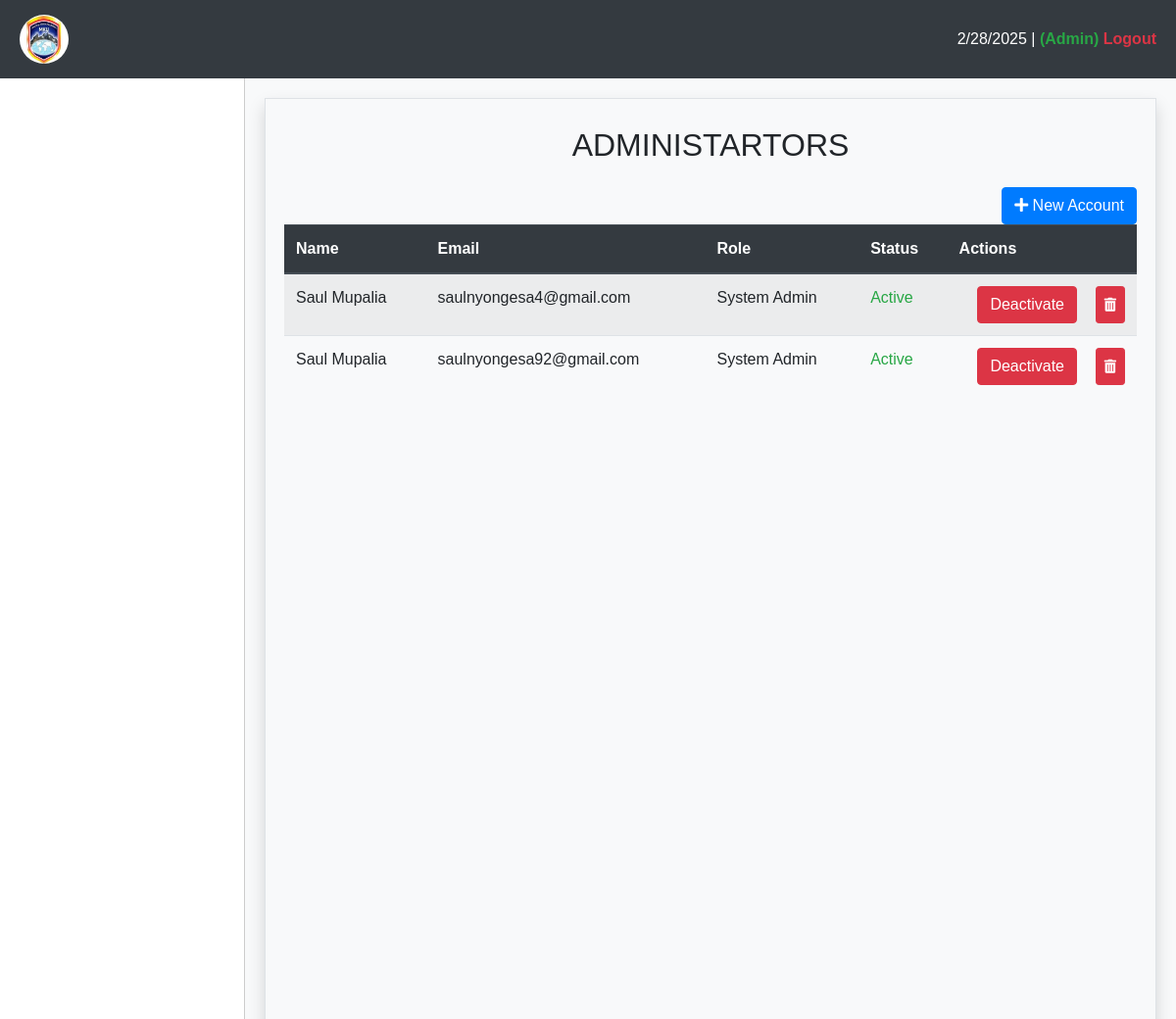
The page /base/admins/ on the database its author committed.
### reports/models.py (models this page shows)
class User(AbstractUser):
    ADMIN = (
        ("ADMIN", "ADMIN"),
        ("STUDENT", "STUDENT"),
        ("TRAINER", "TRAINER"),
        ("EXAMINATION_OFFICER", "EXAMINATION_OFFICER"),
    )
    id_number = models.CharField(max_length=50, unique=True, null=True)
    role = models.CharField(max_length=50, choices=ADMIN, default="STUDENT")
    profile_photo = models.ImageField(upload_to="photos/", blank=True, null=True)

### base/views.py (the view)
# urls.py: path('admins/', views.admins_all, name='admins-url'),
def admins_all(request):
    admins = User.objects.filter(is_staff=True)
    return render(request, "base/admins.html", {"admins": admins})

### reports/context_processors.py (called while the page is built, shortened)
def remaining_days(request):
    if request.user.is_authenticated:
        try:
            series = Series.objects.get(is_active=True)
            today = datetime.today().date()
            end_date = series.end_date
            remaining = abs((end_date - today).days)
            return {"remaining": remaining}
        except Series.DoesNotExist:
            return {"remaining": 0}
    else:
        return {"remaining": 0}

def unit_count(request):
    if request.user.is_authenticated:
        return {"unit_count": Unit.objects.count()}
    else:
        return {"unit_count": 0}

def student_count(request):
    if request.user.is_authenticated:
        return {"student_count": StudentExam.objects.count()}
    else:
        return {"student_count": 0}

def course_count(request):
    if request.user.is_authenticated:
        return {"course_count": Course.objects.count()}
    else:
        return {"course_count": 0}

    def process_request(self, request):
        try:
            series = Series.objects.get(is_active=True)
            today = datetime.today().date()
            end_date = series.end_date
            if today > end_date:
                series.is_active = False
                series.save()
        except Series.DoesNotExist:
            series = Series.objects.filter(is_active=False)
            today = datetime.today().date()
            for series in series:
                end_date = series.end_date
                if today < end_date or today == end_date:
                    series.is_active = True
                    series.save()
        return None

    def process_request(self, request):
        return None

    def __call__(self, request):
        user_agent = request.META.get('HTTP_USER_AGENT', '')
        if any(mobile in user_agent for mobile in self.MOBILE_USER_AGENTS):
            return HttpResponseForbidden("Access restricted to desktop users only.")
        return self.get_response(request)

    def process_request(self, request):
        otps = OTP.objects.filter(is_used=False)
        for otp in otps:
            expire_time = otp.expire_time
            if expire_time <= timezone.now():
                otp.is_used = True
                otp.save()
                otp.delete()
        return None

### templates/base/admins.html (shortened to what this page needs)
{% extends "base/main.html" %}
{% block content %}
<div class="container">
    <h2 class="text-center my-4">ADMINISTARTORS</h2>
    <div class="mb-1">
        <a href="{% url 'admin-signup-url' %}" class="btn btn-primary float-right">
            <i class="fas fa-plus"></i> New Account
        </a>
    </div>
    <table class="table table-striped table-hover unit-list">
        <thead class="thead-dark">
            <tr>
                <th>Name</th>
                <th>Email</th>
                <th>Role</th>
                <th>Status</th>
                <th>Actions</th>
            </tr>
        </thead>
        <tbody id="unitTableBody">
            {% for admin in admins %}
            <tr>
                <td>{{ admin.first_name }} {{ admin.last_name }}</td>
                <td>{{ admin.email }}</td>
                <td>{% if admin.is_examination_officer %} Examination Officer {% else %} System Admin {% endif %}</td>
                {% if admin.is_active %} <td class="text-success">Active</td> {% else %} <td class="text-warning">Inactive</td> {% endif %}
                <td>
                    <div class="d-flex">
                        {% if admin.is_active %}
                        <button href="{% url 'admin-status-url' admin.id %}" class="btn btn-danger text-center m-auto status-btn" {% if admin.id == request.user.id %} disabled {% endif %}>
                            Deactivate
                        </button>
                        {% else %}
                        <button  href="{% url 'admin-status-url' admin.id %}"   class="btn btn-success text-center m-auto status-btn">
                            Activate
                        </button>
                        {% endif %}
                        <button id="delete{{admin.id}}" href="{% url 'admin-delete-url' admin.id %}" class="btn btn-danger btn-sm delete-btn" {% if admin.id == request.user.id %} disabled {% endif %}>
                            <i class="fas fa-trash-alt"></i>
                        </button>
                    </div>
                </td>
            </tr>
            {% endfor %}
        </tbody>
    </table>
</div>
{% endblock %}

### static/base/css/main.css (style rules this page uses)
.table td { white-space: nowrap; overflow: hidden; text-overflow: ellipsis; }

### templates/base/main.html (style rules this page uses)
body, html { height: 100%; margin: 0; font-family: 'Arial', sans-serif; }

### rows shown on the page
User: first_name "Saul", last_name "Mupalia", email "saulnyongesa4@gmail.com", is_active "Active"
User: first_name "Saul", last_name "Mupalia", email "saulnyongesa92@gmail.com", is_active "Active"
